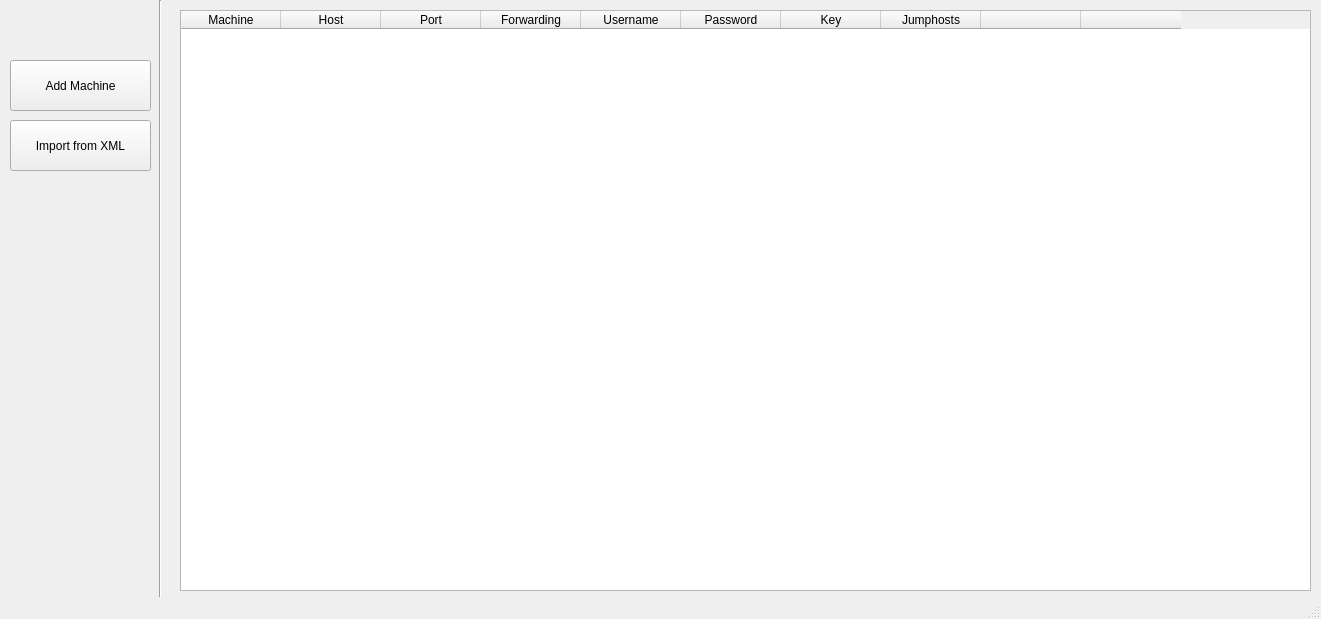
<?xml version="1.0" encoding="UTF-8"?>
<ui version="4.0">
 <class>mainWindow</class>
 <widget class="QMainWindow" name="mainWindow">
  <property name="geometry">
   <rect>
    <x>0</x>
    <y>0</y>
    <width>1321</width>
    <height>619</height>
   </rect>
  </property>
  <property name="sizePolicy">
   <sizepolicy hsizetype="Fixed" vsizetype="Fixed">
    <horstretch>0</horstretch>
    <verstretch>0</verstretch>
   </sizepolicy>
  </property>
  <property name="windowTitle">
   <string>SSH GUI Client</string>
  </property>
  <widget class="QWidget" name="centralwidget">
   <widget class="QPushButton" name="addmachine_button">
    <property name="geometry">
     <rect>
      <x>10</x>
      <y>60</y>
      <width>141</width>
      <height>51</height>
     </rect>
    </property>
    <property name="text">
     <string>Add Machine</string>
    </property>
    <property name="autoDefault">
     <bool>false</bool>
    </property>
   </widget>
   <widget class="Line" name="line">
    <property name="geometry">
     <rect>
      <x>150</x>
      <y>0</y>
      <width>20</width>
      <height>601</height>
     </rect>
    </property>
    <property name="orientation">
     <enum>Qt::Vertical</enum>
    </property>
   </widget>
   <widget class="QTableWidget" name="table_view">
    <property name="geometry">
     <rect>
      <x>180</x>
      <y>10</y>
      <width>1131</width>
      <height>581</height>
     </rect>
    </property>
    <property name="columnCount">
     <number>10</number>
    </property>
    <attribute name="horizontalHeaderCascadingSectionResizes">
     <bool>false</bool>
    </attribute>
    <column>
     <property name="text">
      <string>Machine</string>
     </property>
    </column>
    <column>
     <property name="text">
      <string>Host</string>
     </property>
    </column>
    <column>
     <property name="text">
      <string>Port</string>
     </property>
    </column>
    <column>
     <property name="text">
      <string>Forwarding</string>
     </property>
    </column>
    <column>
     <property name="text">
      <string>Username</string>
     </property>
    </column>
    <column>
     <property name="text">
      <string>Password</string>
     </property>
    </column>
    <column>
     <property name="text">
      <string>Key</string>
     </property>
    </column>
    <column>
     <property name="text">
      <string>Jumphosts</string>
     </property>
    </column>
    <column>
     <property name="text">
      <string/>
     </property>
    </column>
    <column>
     <property name="text">
      <string> </string>
     </property>
    </column>
   </widget>
   <widget class="QPushButton" name="importxml_button">
    <property name="geometry">
     <rect>
      <x>10</x>
      <y>120</y>
      <width>141</width>
      <height>51</height>
     </rect>
    </property>
    <property name="text">
     <string>Import from XML</string>
    </property>
    <property name="autoDefault">
     <bool>false</bool>
    </property>
   </widget>
  </widget>
  <widget class="QStatusBar" name="statusbar"/>
 </widget>
 <tabstops>
  <tabstop>addmachine_button</tabstop>
  <tabstop>importxml_button</tabstop>
  <tabstop>table_view</tabstop>
 </tabstops>
 <resources/>
 <connections/>
</ui>
